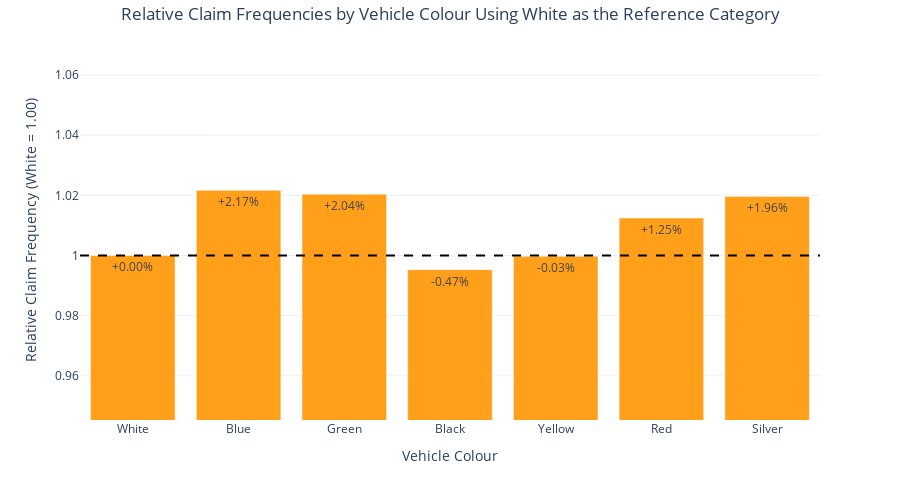

Notebook code cell kept with this figure:
### Code cell
# Build dataframe for convenience
df_rel = pd.DataFrame({
    "carcolour": ["White", "Blue", "Green", "Black", "Yellow", "Red", "Silver"],
    "rate": [white_rate, blue_rate, green_rate, black_rate, yellow_rate, red_rate, silver_rate]
})

# Set white as baseline
baseline = df_rel.loc[df_rel["carcolour"] == "White", "rate"].iloc[0]

# Relative risk vs white
df_rel["relative_risk"] = df_rel["rate"] / baseline

# Percentage difference
df_rel["pct_diff"] = (df_rel["relative_risk"] - 1) * 100

# Plot
fig = go.Figure()

fig.add_trace(go.Bar(
    x=df_rel["carcolour"],
    y=df_rel["relative_risk"],
    text=df_rel["pct_diff"].apply(lambda x: f"{x:+.2f}%"),  # e.g. +2.20%
    textposition="inside",
    marker_color="#ff9f1a",
    name="Relative Risk vs White"
))

# Baseline line at 1.0
fig.add_hline(y=1.0, line_dash="dash", line_color="black")

fig.update_layout(
    title={
        "text" : "Relative Claim Frequencies by Vehicle Colour Using White as the Reference Category",
        "x" : 0.5,
        "xanchor": "center"},
    yaxis_title="Relative Claim Frequency (White = 1.00)",
    xaxis_title="Vehicle Colour",
    uniformtext_minsize=10,
    uniformtext_mode="hide",
    yaxis=dict(range=[min(relative_risk.values()) - 0.05,
                      max(relative_risk.values()) + 0.05]),
    template="plotly_white",
    height=500,
    margin=dict(t=40),
)

fig.show()

### Figure 1 — Plotly figure (JSON) as saved in the notebook; plotly's stock layout.template omitted (floating-point values rounded to 4 significant figures)
{"data": [{"marker": {"color": "#ff9f1a"}, "name": "Relative Risk vs White", "text": ["+0.00%", "+2.17%", "+2.04%", "-0.47%", "-0.03%", "+1.25%", "+1.96%"], "textposition": "inside", "type": "bar", "x": ["White", "Blue", "Green", "Black", "Yellow", "Red", "Silver"], "y": [1, 1.022, 1.02, 0.9953, 0.9997, 1.012, 1.02]}], "layout": {"height": 500, "margin": {"t": 40}, "shapes": [{"line": {"color": "black", "dash": "dash"}, "type": "line", "x0": 0, "x1": 1, "xref": "x domain", "y0": 1, "y1": 1, "yref": "y"}], "title": {"text": "Relative Claim Frequencies by Vehicle Colour Using White as the Reference Category", "x": 0.5, "xanchor": "center"}, "uniformtext": {"minsize": 10, "mode": "hide"}, "xaxis": {"title": {"text": "Vehicle Colour"}}, "yaxis": {"range": [0.9453, 1.072], "title": {"text": "Relative Claim Frequency (White = 1.00)"}}}}
